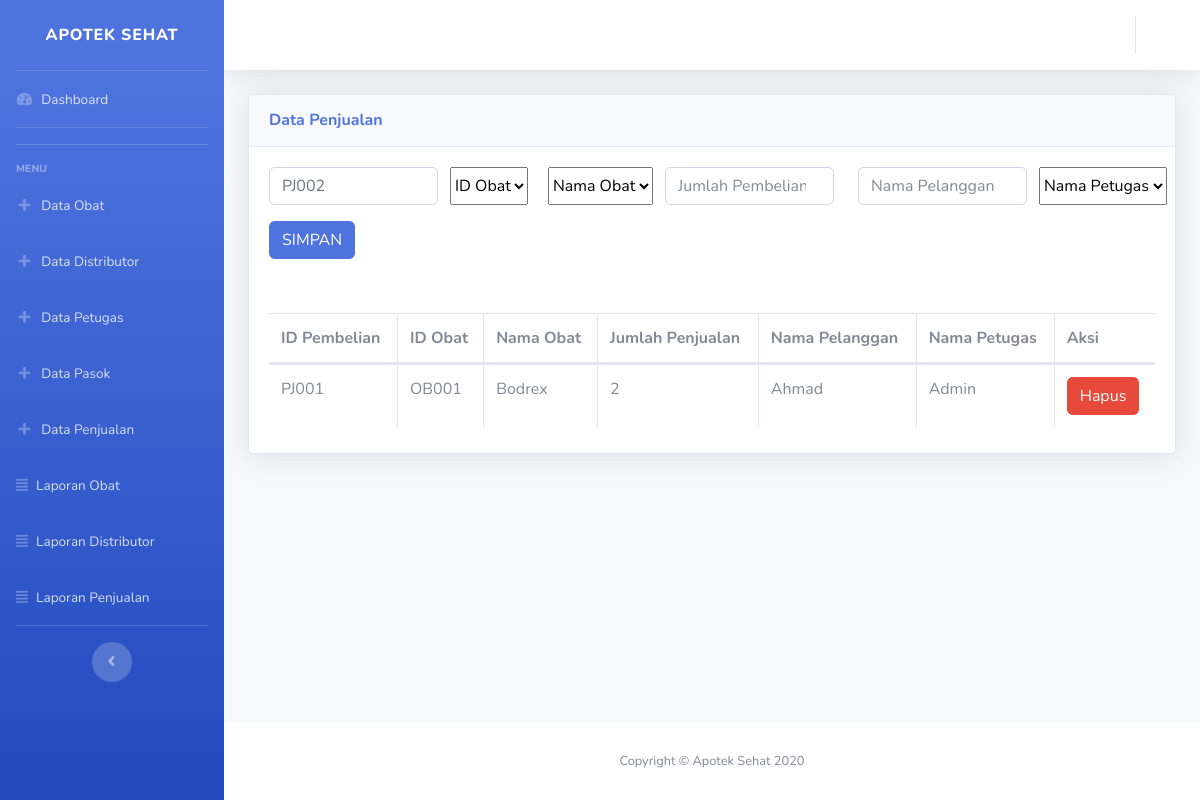
Page /dashboard.php?menu=penjualan on the committed database.
### tables this page shows
CREATE TABLE `tb_penjualan` (
  `id_penjualan` varchar(15) NOT NULL,
  `id_obat` varchar(20) DEFAULT NULL,
  `nama_obat` varchar(100) DEFAULT NULL,
  `jumlah` int(10) DEFAULT NULL,
  `nama_pelanggan` varchar(100) DEFAULT NULL,
  `nama_petugas` varchar(100) NOT NULL
);

### penjualan.php (the view, shortened to what this page needs)
<?php
include "config/koneksi.php";
$kueri= "SELECT max(id_penjualan) as maxKode FROM tb_penjualan";
$result = mysqli_query($con,$kueri);
$datas = mysqli_fetch_array($result);
$kodePembelian = $datas['maxKode'];
$noUrut = (int)substr($kodePembelian, 3, 3);
$noUrut++;
$char = "PJ";
$newID = $char. sprintf("%03s", $noUrut);
?>
          <div class="card shadow mb-4">
            <div class="card-header py-3">
              <h6 class="m-0 font-weight-bold text-primary">Data Penjualan</h6>
            </div>
            <div class="card-body">
            <form method="post">
            <div class="form-group">
                <div class="row">
                    <div class="col">
                    <input type="text" name="id_penjualan" class="form-control" value="<?php echo $newID?>" placeholder="ID Penjualan">
                    </div>
                    <select name="id_obat">
                      <option value="" selected="selected">ID Obat</option>
                    </select>
                    <select style="margin-left: 20px" name="nama_obat">
                      <option value="" selected="selected">Nama Obat</option>
                    </select>
                    <div class="col">
                    <input type="number" name="jumlah" class="form-control" placeholder="Jumlah Pembelian">
                    </div>
                    <div class="col">
                    <input type="text" name="nama_pelanggan" class="form-control" placeholder="Nama Pelanggan">
                    </div>
                    <select name="nama_petugas">
                      <option value="" selected="selected">Nama Petugas</option>
                    </select>
                </div>
            </div>
            <button type="submit" name="simpan" class="btn btn-primary">SIMPAN</button>
            </form>
            <br><br>
              <div class="table-responsive">
                <table class="table table-bordered" id="dataTable" width="100%" cellspacing="0">
                  <thead>
                    <tr>
                      <th>ID Pembelian</th>
                      <th>ID Obat</th>
                      <th>Nama Obat</th>
                      <th>Jumlah Penjualan</th>
                      <th>Nama Pelanggan</th>
                      <th>Nama Petugas</th>
                      <th colspan="2">Aksi</th>
                    </tr>
                  </thead>
                  <tbody>
                    <?php
                      $sql = mysqli_query($con,"SELECT * FROM tb_penjualan");
                      while($r=mysqli_fetch_array($sql)){
                     ?>
                     <tr>
                        <td><?php echo $r['id_penjualan'] ?></td>
                        <td><?php echo $r['id_obat'] ?></td>
                        <td><?php echo $r['nama_obat'] ?></td>
                        <td><?php echo $r['jumlah'] ?></td>
                        <td><?php echo $r['nama_pelanggan'] ?></td>
                        <td><?php echo $r['nama_petugas'] ?></td>
                         <td><a class="btn btn-danger" href="?menu=penjualan&hapus&id=<?php echo $r['id_penjualan'] ?>" onClick="return confirm('Anda Yakin?')">Hapus</a></td>
                     </tr>
                        <?php  } ?>
                  </tbody>
                </table>
              </div>
            </div>
          </div>

### rows in the picture
tb_penjualan: id_penjualan "PJ001", id_obat "OB001", nama_obat "Bodrex", jumlah "2", nama_pelanggan "Ahmad", nama_petugas "Admin"
